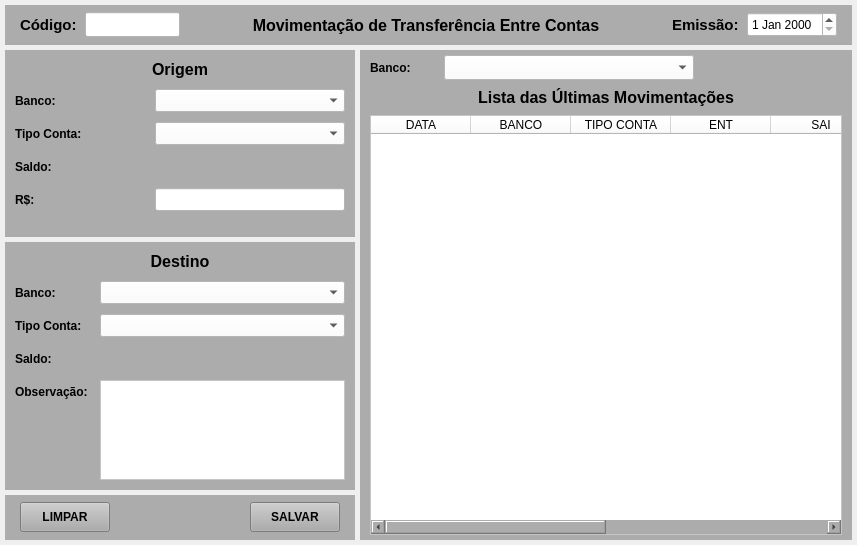
<?xml version="1.0" encoding="UTF-8"?>
<ui version="4.0">
 <class>MainWindow</class>
 <widget class="QMainWindow" name="MainWindow">
  <property name="geometry">
   <rect>
    <x>0</x>
    <y>0</y>
    <width>857</width>
    <height>545</height>
   </rect>
  </property>
  <property name="windowTitle">
   <string>Movimentação de Transferência</string>
  </property>
  <widget class="QWidget" name="centralwidget">
   <layout class="QVBoxLayout" name="verticalLayout">
    <property name="spacing">
     <number>5</number>
    </property>
    <property name="leftMargin">
     <number>5</number>
    </property>
    <property name="topMargin">
     <number>5</number>
    </property>
    <property name="rightMargin">
     <number>5</number>
    </property>
    <property name="bottomMargin">
     <number>5</number>
    </property>
    <item>
     <widget class="QWidget" name="widget" native="true">
      <property name="minimumSize">
       <size>
        <width>0</width>
        <height>40</height>
       </size>
      </property>
      <property name="maximumSize">
       <size>
        <width>16777215</width>
        <height>40</height>
       </size>
      </property>
      <property name="styleSheet">
       <string notr="true">background-color: rgb(172, 172, 172);</string>
      </property>
      <layout class="QHBoxLayout" name="horizontalLayout">
       <property name="spacing">
        <number>5</number>
       </property>
       <property name="leftMargin">
        <number>15</number>
       </property>
       <property name="topMargin">
        <number>5</number>
       </property>
       <property name="rightMargin">
        <number>15</number>
       </property>
       <property name="bottomMargin">
        <number>5</number>
       </property>
       <item>
        <widget class="QLabel" name="label_4">
         <property name="minimumSize">
          <size>
           <width>60</width>
           <height>0</height>
          </size>
         </property>
         <property name="maximumSize">
          <size>
           <width>60</width>
           <height>16777215</height>
          </size>
         </property>
         <property name="font">
          <font>
           <pointsize>11</pointsize>
           <weight>75</weight>
           <bold>true</bold>
          </font>
         </property>
         <property name="text">
          <string>Código:</string>
         </property>
         <property name="alignment">
          <set>Qt::AlignLeading|Qt::AlignLeft|Qt::AlignVCenter</set>
         </property>
        </widget>
       </item>
       <item>
        <widget class="QLineEdit" name="line_Num">
         <property name="sizePolicy">
          <sizepolicy hsizetype="Preferred" vsizetype="Preferred">
           <horstretch>0</horstretch>
           <verstretch>0</verstretch>
          </sizepolicy>
         </property>
         <property name="minimumSize">
          <size>
           <width>95</width>
           <height>25</height>
          </size>
         </property>
         <property name="maximumSize">
          <size>
           <width>95</width>
           <height>25</height>
          </size>
         </property>
         <property name="font">
          <font>
           <pointsize>9</pointsize>
          </font>
         </property>
         <property name="styleSheet">
          <string notr="true">background-color: rgb(255, 255, 255);</string>
         </property>
         <property name="inputMask">
          <string/>
         </property>
         <property name="text">
          <string/>
         </property>
         <property name="frame">
          <bool>true</bool>
         </property>
         <property name="echoMode">
          <enum>QLineEdit::Normal</enum>
         </property>
         <property name="alignment">
          <set>Qt::AlignCenter</set>
         </property>
         <property name="dragEnabled">
          <bool>false</bool>
         </property>
         <property name="placeholderText">
          <string/>
         </property>
        </widget>
       </item>
       <item>
        <widget class="QLabel" name="label_titulo">
         <property name="font">
          <font>
           <pointsize>12</pointsize>
           <weight>75</weight>
           <bold>true</bold>
          </font>
         </property>
         <property name="text">
          <string>Movimentação de Transferência Entre Contas</string>
         </property>
         <property name="alignment">
          <set>Qt::AlignCenter</set>
         </property>
        </widget>
       </item>
       <item>
        <widget class="QLabel" name="label">
         <property name="minimumSize">
          <size>
           <width>70</width>
           <height>0</height>
          </size>
         </property>
         <property name="maximumSize">
          <size>
           <width>70</width>
           <height>16777215</height>
          </size>
         </property>
         <property name="font">
          <font>
           <pointsize>11</pointsize>
           <weight>75</weight>
           <bold>true</bold>
          </font>
         </property>
         <property name="text">
          <string>Emissão:</string>
         </property>
        </widget>
       </item>
       <item>
        <widget class="QDateEdit" name="date_Emissao">
         <property name="sizePolicy">
          <sizepolicy hsizetype="Preferred" vsizetype="Preferred">
           <horstretch>0</horstretch>
           <verstretch>0</verstretch>
          </sizepolicy>
         </property>
         <property name="minimumSize">
          <size>
           <width>90</width>
           <height>25</height>
          </size>
         </property>
         <property name="maximumSize">
          <size>
           <width>90</width>
           <height>25</height>
          </size>
         </property>
         <property name="font">
          <font>
           <pointsize>9</pointsize>
           <weight>50</weight>
           <bold>false</bold>
          </font>
         </property>
         <property name="styleSheet">
          <string notr="true">background-color: rgb(255, 255, 255);</string>
         </property>
        </widget>
       </item>
      </layout>
     </widget>
    </item>
    <item>
     <widget class="QWidget" name="widget_2" native="true">
      <layout class="QGridLayout" name="gridLayout" columnstretch="0,0" columnminimumwidth="0,0">
       <property name="leftMargin">
        <number>0</number>
       </property>
       <property name="topMargin">
        <number>0</number>
       </property>
       <property name="rightMargin">
        <number>0</number>
       </property>
       <property name="bottomMargin">
        <number>0</number>
       </property>
       <property name="spacing">
        <number>5</number>
       </property>
       <item row="0" column="0">
        <widget class="QWidget" name="widget_3" native="true">
         <property name="minimumSize">
          <size>
           <width>350</width>
           <height>0</height>
          </size>
         </property>
         <property name="maximumSize">
          <size>
           <width>350</width>
           <height>16777215</height>
          </size>
         </property>
         <layout class="QGridLayout" name="gridLayout_2">
          <property name="leftMargin">
           <number>0</number>
          </property>
          <property name="topMargin">
           <number>0</number>
          </property>
          <property name="rightMargin">
           <number>0</number>
          </property>
          <property name="bottomMargin">
           <number>0</number>
          </property>
          <property name="horizontalSpacing">
           <number>0</number>
          </property>
          <property name="verticalSpacing">
           <number>5</number>
          </property>
          <item row="2" column="0">
           <widget class="QWidget" name="widget_6" native="true">
            <property name="minimumSize">
             <size>
              <width>0</width>
              <height>45</height>
             </size>
            </property>
            <property name="maximumSize">
             <size>
              <width>16777215</width>
              <height>45</height>
             </size>
            </property>
            <property name="styleSheet">
             <string notr="true">background-color: rgb(172, 172, 172);</string>
            </property>
            <layout class="QHBoxLayout" name="horizontalLayout_2">
             <property name="spacing">
              <number>5</number>
             </property>
             <property name="leftMargin">
              <number>15</number>
             </property>
             <property name="topMargin">
              <number>5</number>
             </property>
             <property name="rightMargin">
              <number>15</number>
             </property>
             <property name="bottomMargin">
              <number>5</number>
             </property>
             <item>
              <widget class="QPushButton" name="btn_Limpar">
               <property name="sizePolicy">
                <sizepolicy hsizetype="Preferred" vsizetype="Preferred">
                 <horstretch>0</horstretch>
                 <verstretch>0</verstretch>
                </sizepolicy>
               </property>
               <property name="minimumSize">
                <size>
                 <width>90</width>
                 <height>30</height>
                </size>
               </property>
               <property name="maximumSize">
                <size>
                 <width>90</width>
                 <height>30</height>
                </size>
               </property>
               <property name="font">
                <font>
                 <pointsize>9</pointsize>
                 <weight>75</weight>
                 <bold>true</bold>
                </font>
               </property>
               <property name="cursor">
                <cursorShape>PointingHandCursor</cursorShape>
               </property>
               <property name="text">
                <string>LIMPAR</string>
               </property>
              </widget>
             </item>
             <item>
              <widget class="QLabel" name="label_3">
               <property name="text">
                <string/>
               </property>
              </widget>
             </item>
             <item>
              <widget class="QPushButton" name="btn_Salvar">
               <property name="sizePolicy">
                <sizepolicy hsizetype="Preferred" vsizetype="Preferred">
                 <horstretch>0</horstretch>
                 <verstretch>0</verstretch>
                </sizepolicy>
               </property>
               <property name="minimumSize">
                <size>
                 <width>90</width>
                 <height>30</height>
                </size>
               </property>
               <property name="maximumSize">
                <size>
                 <width>90</width>
                 <height>30</height>
                </size>
               </property>
               <property name="font">
                <font>
                 <pointsize>9</pointsize>
                 <weight>75</weight>
                 <bold>true</bold>
                </font>
               </property>
               <property name="cursor">
                <cursorShape>PointingHandCursor</cursorShape>
               </property>
               <property name="text">
                <string>SALVAR</string>
               </property>
              </widget>
             </item>
            </layout>
           </widget>
          </item>
          <item row="0" column="0">
           <widget class="QWidget" name="widget_8" native="true">
            <property name="cursor">
             <cursorShape>ArrowCursor</cursorShape>
            </property>
            <property name="styleSheet">
             <string notr="true">background-color: rgb(172, 172, 172);</string>
            </property>
            <layout class="QFormLayout" name="formLayout">
             <property name="horizontalSpacing">
              <number>10</number>
             </property>
             <property name="verticalSpacing">
              <number>10</number>
             </property>
             <property name="leftMargin">
              <number>10</number>
             </property>
             <property name="topMargin">
              <number>10</number>
             </property>
             <property name="rightMargin">
              <number>10</number>
             </property>
             <property name="bottomMargin">
              <number>10</number>
             </property>
             <item row="0" column="0" colspan="2">
              <widget class="QLabel" name="label_titulo_2">
               <property name="font">
                <font>
                 <pointsize>12</pointsize>
                 <weight>75</weight>
                 <bold>true</bold>
                </font>
               </property>
               <property name="text">
                <string>Origem</string>
               </property>
               <property name="alignment">
                <set>Qt::AlignCenter</set>
               </property>
              </widget>
             </item>
             <item row="2" column="0">
              <widget class="QLabel" name="label_16">
               <property name="minimumSize">
                <size>
                 <width>75</width>
                 <height>0</height>
                </size>
               </property>
               <property name="maximumSize">
                <size>
                 <width>75</width>
                 <height>16777215</height>
                </size>
               </property>
               <property name="font">
                <font>
                 <pointsize>9</pointsize>
                 <weight>75</weight>
                 <bold>true</bold>
                </font>
               </property>
               <property name="text">
                <string>Banco:</string>
               </property>
              </widget>
             </item>
             <item row="3" column="0">
              <widget class="QLabel" name="label_10">
               <property name="minimumSize">
                <size>
                 <width>75</width>
                 <height>0</height>
                </size>
               </property>
               <property name="maximumSize">
                <size>
                 <width>75</width>
                 <height>16777215</height>
                </size>
               </property>
               <property name="font">
                <font>
                 <pointsize>9</pointsize>
                 <weight>75</weight>
                 <bold>true</bold>
                </font>
               </property>
               <property name="text">
                <string>Tipo Conta:</string>
               </property>
              </widget>
             </item>
             <item row="3" column="1">
              <widget class="QComboBox" name="combo_Tipo">
               <property name="sizePolicy">
                <sizepolicy hsizetype="Preferred" vsizetype="Preferred">
                 <horstretch>0</horstretch>
                 <verstretch>0</verstretch>
                </sizepolicy>
               </property>
               <property name="minimumSize">
                <size>
                 <width>0</width>
                 <height>23</height>
                </size>
               </property>
               <property name="maximumSize">
                <size>
                 <width>16777215</width>
                 <height>23</height>
                </size>
               </property>
               <property name="font">
                <font>
                 <pointsize>9</pointsize>
                 <weight>50</weight>
                 <bold>false</bold>
                </font>
               </property>
               <property name="styleSheet">
                <string notr="true">background-color: rgb(255, 255, 255);</string>
               </property>
              </widget>
             </item>
             <item row="5" column="0">
              <widget class="QLabel" name="label_13">
               <property name="minimumSize">
                <size>
                 <width>130</width>
                 <height>0</height>
                </size>
               </property>
               <property name="maximumSize">
                <size>
                 <width>130</width>
                 <height>16777215</height>
                </size>
               </property>
               <property name="font">
                <font>
                 <pointsize>9</pointsize>
                 <weight>75</weight>
                 <bold>true</bold>
                </font>
               </property>
               <property name="text">
                <string>R$:</string>
               </property>
              </widget>
             </item>
             <item row="5" column="1">
              <widget class="QLineEdit" name="line_Valor">
               <property name="sizePolicy">
                <sizepolicy hsizetype="Preferred" vsizetype="Preferred">
                 <horstretch>0</horstretch>
                 <verstretch>0</verstretch>
                </sizepolicy>
               </property>
               <property name="minimumSize">
                <size>
                 <width>0</width>
                 <height>23</height>
                </size>
               </property>
               <property name="maximumSize">
                <size>
                 <width>16777215</width>
                 <height>23</height>
                </size>
               </property>
               <property name="font">
                <font>
                 <pointsize>9</pointsize>
                 <weight>50</weight>
                 <bold>false</bold>
                </font>
               </property>
               <property name="styleSheet">
                <string notr="true">background-color: rgb(255, 255, 255);</string>
               </property>
               <property name="text">
                <string/>
               </property>
               <property name="alignment">
                <set>Qt::AlignRight|Qt::AlignTrailing|Qt::AlignVCenter</set>
               </property>
              </widget>
             </item>
             <item row="4" column="0">
              <widget class="QLabel" name="label_15">
               <property name="minimumSize">
                <size>
                 <width>0</width>
                 <height>0</height>
                </size>
               </property>
               <property name="maximumSize">
                <size>
                 <width>16777215</width>
                 <height>16777215</height>
                </size>
               </property>
               <property name="font">
                <font>
                 <pointsize>9</pointsize>
                 <weight>75</weight>
                 <bold>true</bold>
                </font>
               </property>
               <property name="text">
                <string>Saldo:</string>
               </property>
              </widget>
             </item>
             <item row="4" column="1">
              <widget class="QLabel" name="label_Saldo1">
               <property name="minimumSize">
                <size>
                 <width>0</width>
                 <height>23</height>
                </size>
               </property>
               <property name="maximumSize">
                <size>
                 <width>16777215</width>
                 <height>23</height>
                </size>
               </property>
               <property name="font">
                <font>
                 <pointsize>9</pointsize>
                </font>
               </property>
               <property name="text">
                <string/>
               </property>
               <property name="alignment">
                <set>Qt::AlignRight|Qt::AlignTrailing|Qt::AlignVCenter</set>
               </property>
              </widget>
             </item>
             <item row="2" column="1">
              <widget class="QComboBox" name="combo_Banco">
               <property name="sizePolicy">
                <sizepolicy hsizetype="Preferred" vsizetype="Preferred">
                 <horstretch>0</horstretch>
                 <verstretch>0</verstretch>
                </sizepolicy>
               </property>
               <property name="minimumSize">
                <size>
                 <width>0</width>
                 <height>23</height>
                </size>
               </property>
               <property name="maximumSize">
                <size>
                 <width>16777215</width>
                 <height>23</height>
                </size>
               </property>
               <property name="font">
                <font>
                 <pointsize>9</pointsize>
                 <weight>50</weight>
                 <bold>false</bold>
                </font>
               </property>
               <property name="styleSheet">
                <string notr="true">background-color: rgb(255, 255, 255);</string>
               </property>
              </widget>
             </item>
            </layout>
           </widget>
          </item>
          <item row="1" column="0">
           <widget class="QWidget" name="widget_9" native="true">
            <property name="cursor">
             <cursorShape>ArrowCursor</cursorShape>
            </property>
            <property name="styleSheet">
             <string notr="true">background-color: rgb(172, 172, 172);</string>
            </property>
            <layout class="QFormLayout" name="formLayout_2">
             <property name="horizontalSpacing">
              <number>10</number>
             </property>
             <property name="verticalSpacing">
              <number>10</number>
             </property>
             <property name="leftMargin">
              <number>10</number>
             </property>
             <property name="topMargin">
              <number>10</number>
             </property>
             <property name="rightMargin">
              <number>10</number>
             </property>
             <property name="bottomMargin">
              <number>10</number>
             </property>
             <item row="0" column="0" colspan="2">
              <widget class="QLabel" name="label_titulo_3">
               <property name="font">
                <font>
                 <pointsize>12</pointsize>
                 <weight>75</weight>
                 <bold>true</bold>
                </font>
               </property>
               <property name="text">
                <string>Destino</string>
               </property>
               <property name="alignment">
                <set>Qt::AlignCenter</set>
               </property>
              </widget>
             </item>
             <item row="2" column="0">
              <widget class="QLabel" name="label_17">
               <property name="minimumSize">
                <size>
                 <width>75</width>
                 <height>0</height>
                </size>
               </property>
               <property name="maximumSize">
                <size>
                 <width>75</width>
                 <height>16777215</height>
                </size>
               </property>
               <property name="font">
                <font>
                 <pointsize>9</pointsize>
                 <weight>75</weight>
                 <bold>true</bold>
                </font>
               </property>
               <property name="text">
                <string>Banco:</string>
               </property>
              </widget>
             </item>
             <item row="3" column="0">
              <widget class="QLabel" name="label_18">
               <property name="minimumSize">
                <size>
                 <width>75</width>
                 <height>0</height>
                </size>
               </property>
               <property name="maximumSize">
                <size>
                 <width>75</width>
                 <height>16777215</height>
                </size>
               </property>
               <property name="font">
                <font>
                 <pointsize>9</pointsize>
                 <weight>75</weight>
                 <bold>true</bold>
                </font>
               </property>
               <property name="text">
                <string>Tipo Conta:</string>
               </property>
              </widget>
             </item>
             <item row="3" column="1">
              <widget class="QComboBox" name="combo_Tipo_2">
               <property name="sizePolicy">
                <sizepolicy hsizetype="Preferred" vsizetype="Preferred">
                 <horstretch>0</horstretch>
                 <verstretch>0</verstretch>
                </sizepolicy>
               </property>
               <property name="minimumSize">
                <size>
                 <width>0</width>
                 <height>23</height>
                </size>
               </property>
               <property name="maximumSize">
                <size>
                 <width>16777215</width>
                 <height>23</height>
                </size>
               </property>
               <property name="font">
                <font>
                 <pointsize>9</pointsize>
                 <weight>50</weight>
                 <bold>false</bold>
                </font>
               </property>
               <property name="styleSheet">
                <string notr="true">background-color: rgb(255, 255, 255);</string>
               </property>
              </widget>
             </item>
             <item row="5" column="0">
              <widget class="QLabel" name="label_29">
               <property name="font">
                <font>
                 <pointsize>9</pointsize>
                 <weight>75</weight>
                 <bold>true</bold>
                </font>
               </property>
               <property name="text">
                <string>Observação:</string>
               </property>
               <property name="alignment">
                <set>Qt::AlignLeading|Qt::AlignLeft|Qt::AlignVCenter</set>
               </property>
              </widget>
             </item>
             <item row="5" column="1">
              <widget class="QPlainTextEdit" name="plain_Obs">
               <property name="sizePolicy">
                <sizepolicy hsizetype="Preferred" vsizetype="Preferred">
                 <horstretch>0</horstretch>
                 <verstretch>0</verstretch>
                </sizepolicy>
               </property>
               <property name="minimumSize">
                <size>
                 <width>0</width>
                 <height>100</height>
                </size>
               </property>
               <property name="maximumSize">
                <size>
                 <width>16777215</width>
                 <height>100</height>
                </size>
               </property>
               <property name="font">
                <font>
                 <pointsize>9</pointsize>
                </font>
               </property>
               <property name="styleSheet">
                <string notr="true">background-color: rgb(255, 255, 255);</string>
               </property>
              </widget>
             </item>
             <item row="4" column="0">
              <widget class="QLabel" name="label_19">
               <property name="minimumSize">
                <size>
                 <width>0</width>
                 <height>0</height>
                </size>
               </property>
               <property name="maximumSize">
                <size>
                 <width>16777215</width>
                 <height>16777215</height>
                </size>
               </property>
               <property name="font">
                <font>
                 <pointsize>9</pointsize>
                 <weight>75</weight>
                 <bold>true</bold>
                </font>
               </property>
               <property name="text">
                <string>Saldo:</string>
               </property>
              </widget>
             </item>
             <item row="4" column="1">
              <widget class="QLabel" name="label_Saldo2">
               <property name="minimumSize">
                <size>
                 <width>0</width>
                 <height>23</height>
                </size>
               </property>
               <property name="maximumSize">
                <size>
                 <width>16777215</width>
                 <height>23</height>
                </size>
               </property>
               <property name="font">
                <font>
                 <pointsize>9</pointsize>
                </font>
               </property>
               <property name="text">
                <string/>
               </property>
               <property name="alignment">
                <set>Qt::AlignRight|Qt::AlignTrailing|Qt::AlignVCenter</set>
               </property>
              </widget>
             </item>
             <item row="2" column="1">
              <widget class="QComboBox" name="combo_Banco_2">
               <property name="sizePolicy">
                <sizepolicy hsizetype="Preferred" vsizetype="Preferred">
                 <horstretch>0</horstretch>
                 <verstretch>0</verstretch>
                </sizepolicy>
               </property>
               <property name="minimumSize">
                <size>
                 <width>0</width>
                 <height>23</height>
                </size>
               </property>
               <property name="maximumSize">
                <size>
                 <width>16777215</width>
                 <height>23</height>
                </size>
               </property>
               <property name="font">
                <font>
                 <pointsize>9</pointsize>
                 <weight>50</weight>
                 <bold>false</bold>
                </font>
               </property>
               <property name="styleSheet">
                <string notr="true">background-color: rgb(255, 255, 255);</string>
               </property>
              </widget>
             </item>
            </layout>
           </widget>
          </item>
         </layout>
        </widget>
       </item>
       <item row="0" column="1">
        <widget class="QWidget" name="widget_4" native="true">
         <property name="styleSheet">
          <string notr="true">background-color: rgb(172, 172, 172);</string>
         </property>
         <layout class="QGridLayout" name="gridLayout_3">
          <property name="leftMargin">
           <number>10</number>
          </property>
          <property name="topMargin">
           <number>5</number>
          </property>
          <property name="rightMargin">
           <number>10</number>
          </property>
          <property name="bottomMargin">
           <number>5</number>
          </property>
          <property name="spacing">
           <number>5</number>
          </property>
          <item row="0" column="2" colspan="2">
           <widget class="QLabel" name="label_7">
            <property name="minimumSize">
             <size>
              <width>0</width>
              <height>0</height>
             </size>
            </property>
            <property name="maximumSize">
             <size>
              <width>16777215</width>
              <height>16777215</height>
             </size>
            </property>
            <property name="text">
             <string/>
            </property>
           </widget>
          </item>
          <item row="3" column="0" colspan="4">
           <widget class="QLabel" name="label_5">
            <property name="minimumSize">
             <size>
              <width>0</width>
              <height>25</height>
             </size>
            </property>
            <property name="maximumSize">
             <size>
              <width>16777215</width>
              <height>25</height>
             </size>
            </property>
            <property name="font">
             <font>
              <pointsize>12</pointsize>
              <weight>75</weight>
              <bold>true</bold>
             </font>
            </property>
            <property name="text">
             <string>Lista das Últimas Movimentações</string>
            </property>
            <property name="alignment">
             <set>Qt::AlignCenter</set>
            </property>
           </widget>
          </item>
          <item row="0" column="0">
           <widget class="QLabel" name="label_9">
            <property name="font">
             <font>
              <pointsize>9</pointsize>
              <weight>75</weight>
              <bold>true</bold>
             </font>
            </property>
            <property name="text">
             <string>Banco:</string>
            </property>
           </widget>
          </item>
          <item row="0" column="1">
           <widget class="QComboBox" name="combo_Consulta_Banco">
            <property name="sizePolicy">
             <sizepolicy hsizetype="Preferred" vsizetype="Preferred">
              <horstretch>0</horstretch>
              <verstretch>0</verstretch>
             </sizepolicy>
            </property>
            <property name="minimumSize">
             <size>
              <width>250</width>
              <height>25</height>
             </size>
            </property>
            <property name="maximumSize">
             <size>
              <width>250</width>
              <height>25</height>
             </size>
            </property>
            <property name="styleSheet">
             <string notr="true">background-color: rgb(255, 255, 255);</string>
            </property>
           </widget>
          </item>
          <item row="4" column="0" colspan="4">
           <widget class="QTableWidget" name="table_Lista">
            <property name="sizePolicy">
             <sizepolicy hsizetype="Preferred" vsizetype="Preferred">
              <horstretch>0</horstretch>
              <verstretch>0</verstretch>
             </sizepolicy>
            </property>
            <property name="styleSheet">
             <string notr="true">background-color: rgb(255, 255, 255);</string>
            </property>
            <column>
             <property name="text">
              <string>DATA</string>
             </property>
            </column>
            <column>
             <property name="text">
              <string>BANCO</string>
             </property>
            </column>
            <column>
             <property name="text">
              <string>TIPO CONTA</string>
             </property>
            </column>
            <column>
             <property name="text">
              <string>ENT</string>
             </property>
            </column>
            <column>
             <property name="text">
              <string>SAI</string>
             </property>
            </column>
            <column>
             <property name="text">
              <string>ESTABEL.</string>
             </property>
            </column>
            <column>
             <property name="text">
              <string>CIDADE</string>
             </property>
            </column>
            <column>
             <property name="text">
              <string>OBS</string>
             </property>
            </column>
           </widget>
          </item>
         </layout>
        </widget>
       </item>
      </layout>
     </widget>
    </item>
   </layout>
  </widget>
 </widget>
 <resources/>
 <connections/>
</ui>
